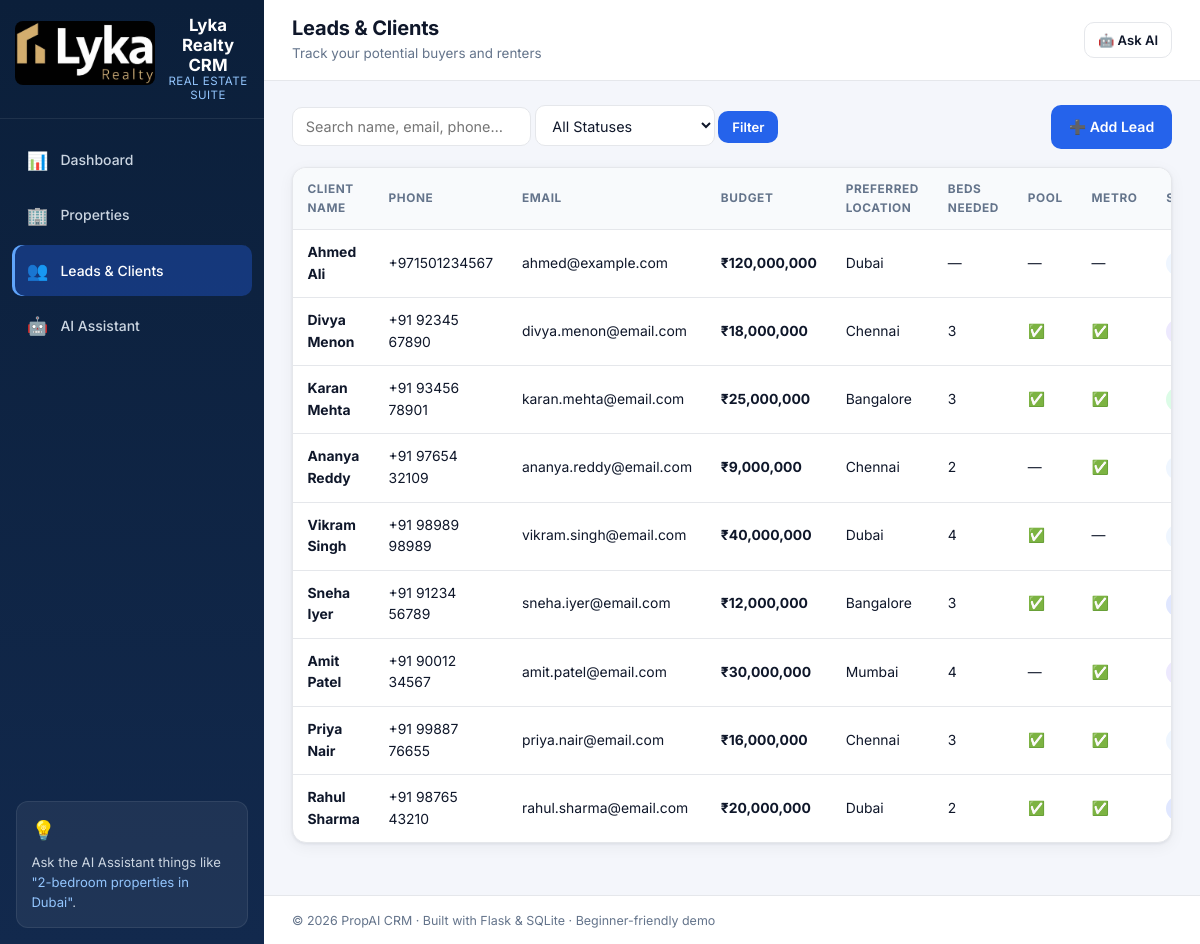
Page /leads on the committed database.
### tables this page shows
CREATE TABLE leads (
            id INTEGER PRIMARY KEY AUTOINCREMENT,
            client_name TEXT NOT NULL,
            phone TEXT,
            email TEXT,
            budget REAL,
            preferred_location TEXT,
            bedrooms_needed INTEGER,
            needs_swimming_pool TEXT DEFAULT 'No',
            needs_nearby_metro TEXT DEFAULT 'No',
            status TEXT DEFAULT 'New',
            notes TEXT,
            created_at TEXT DEFAULT (datetime('now'))
        );

### app.py (the view, shortened to what this page needs)
@app.route("/leads")
def leads_page():
    status = request.args.get("status", "")
    q = request.args.get("q", "")
    items = get_all_leads()
    if status:
        items = [l for l in items if l["status"] == status]
    return render_template("leads.html", leads=items, status=status, q=q)

### database.py (called while the page is built)
def get_connection():
    conn = sqlite3.connect(DB_PATH)
    conn.row_factory = sqlite3.Row
    return conn

def get_all_leads():
    conn = get_connection()
    rows = conn.execute("SELECT * FROM leads ORDER BY id DESC").fetchall()
    conn.close()
    return [dict(r) for r in rows]

### templates/leads.html (shortened to what this page needs)
{% extends "base.html" %}
{% block page_title %}Leads & Clients{% endblock %}
{% block page_subtitle %}Track your potential buyers and renters{% endblock %}
{% block content %}
<div class="toolbar">
    <form method="get" class="filter-form">
        <input type="text" name="q" placeholder="Search name, email, phone…" value="{{ q or '' }}" class="input" />
        <select name="status" class="input select">
            <option value="" {{ 'selected' if not status }}>All Statuses</option>
        </select>
        <button type="submit" class="btn btn-primary btn-sm">Filter</button>
    </form>
    <a href="{{ url_for('add_lead_page') }}" class="btn btn-primary">➕ Add Lead</a>
</div>
<section class="panel">
    <div class="panel-body table-wrap">
        {% if leads %}
        <table class="data-table">
            <thead>
                <tr>
                    <th>Client Name</th>
                    <th>Phone</th>
                    <th>Email</th>
                    <th>Budget</th>
                    <th>Preferred Location</th>
                    <th>Beds Needed</th>
                    <th>Pool</th>
                    <th>Metro</th>
                    <th>Status</th>
                </tr>
            </thead>
            <tbody>
                {% for l in leads %}
                <tr>
                    <td><strong>{{ l.client_name }}</strong></td>
                    <td>{{ l.phone or '—' }}</td>
                    <td>{{ l.email or '—' }}</td>
                    <td class="price">{% if l.budget %}₹{{ "{:,.0f}".format(l.budget) }}{% else %}—{% endif %}</td>
                    <td>{{ l.preferred_location or '—' }}</td>
                    <td>{{ l.bedrooms_needed or '—' }}</td>
                    <td>{{ '✅' if l.needs_swimming_pool == 'Yes' else '—' }}</td>
                    <td>{{ '✅' if l.needs_nearby_metro == 'Yes' else '—' }}</td>
                    <td><span class="badge badge-{{ l.status|lower|replace(' ', '-') }}">{{ l.status }}</span></td>
                </tr>
                {% endfor %}
            </tbody>
        </table>
        {% else %}
        <p class="empty-state">No leads found. <a href="{{ url_for('add_lead_page') }}">Add a lead</a> or try clearing filters.</p>
        {% endif %}
    </div>
</section>
{% endblock %}

### static/css/style.css (style rules this page uses)
:root { --bg: #f4f6fb; --surface: #ffffff; --surface-2: #f8fafc; --border: #e5e7eb; --text: #0f172a; --text-muted: #64748b; --primary: #2563eb; --primary-dark: #1d4ed8; --primary-soft: #eff6ff; --sidebar: #0b1f3a; --sidebar-hover: rgba(255, 255, 255, 0.08); --sidebar-active: rgba(37, 99, 235, 0.35); --green: #16a34a; --green-soft: #dcfce7; --red: #dc2626; --red-soft: #fee2e2; --amber: #d97706; --amber-soft: #fef3c7; --purple: #7c3aed; --purple-soft: #ede9fe; --shadow: 0 1px 3px rgba(15, 23, 42, 0.08), 0 4px 16px rgba(15, 23, 42, 0.05); --radius: 14px; --sidebar-w: 264px; --font: "Inter", system-ui, -apple-system, "Segoe UI", Roboto, sans-serif; }
*, *::before, *::after { box-sizing: border-box; }
html { scroll-behavior: smooth; }
body { margin: 0; font-family: var(--font); background: var(--bg); color: var(--text); font-size: 14px; line-height: 1.55; -webkit-font-smoothing: antialiased; }
a { color: var(--primary); text-decoration: none; }
.panel { background: var(--surface); border-radius: var(--radius); border: 1px solid var(--border); box-shadow: var(--shadow); overflow: hidden; margin-bottom: 1.25rem; }
.panel-body { padding: 1.1rem 1.15rem; }
.price { font-weight: 700; color: var(--text); white-space: nowrap; }
.badge { display: inline-block; padding: 0.22rem 0.6rem; border-radius: 999px; font-size: 0.72rem; font-weight: 700; letter-spacing: 0.02em; white-space: nowrap; }
.badge-new { background: var(--primary-soft); color: #1e40af; }
.badge-contacted { background: #e0e7ff; color: #3730a3; }
.badge-qualified { background: var(--purple-soft); color: #5b21b6; }
.badge-closed { background: var(--green-soft); color: #166534; }
.toolbar { display: flex; align-items: flex-start; justify-content: space-between; gap: 1rem; flex-wrap: wrap; margin-bottom: 1.15rem; }
.btn { display: inline-flex; align-items: center; justify-content: center; gap: 0.4rem; padding: 0.62rem 1.05rem; border-radius: 10px; border: 1px solid transparent; font-family: inherit; font-size: 0.88rem; font-weight: 600; cursor: pointer; transition: all 0.18s ease; white-space: nowrap; }
.btn-primary { background: var(--primary); color: #fff; }
.btn-sm { padding: 0.45rem 0.8rem; font-size: 0.82rem; }
.input { width: 100%; padding: 0.62rem 0.8rem; border-radius: 10px; border: 1px solid var(--border); background: var(--surface); font-family: inherit; font-size: 0.9rem; color: var(--text); transition: border-color 0.18s ease, box-shadow 0.18s ease; }
.select { cursor: pointer; }
.filter-form .input { width: auto; min-width: 180px; }
.table-wrap { overflow-x: auto; padding: 0; }
.data-table { width: 100%; border-collapse: collapse; font-size: 0.87rem; min-width: 860px; }
.data-table th, .data-table td { padding: 0.75rem 0.9rem; text-align: left; border-bottom: 1px solid var(--border); vertical-align: middle; }
.data-table thead th { background: var(--surface-2); color: var(--text-muted); font-size: 0.74rem; text-transform: uppercase; letter-spacing: 0.05em; font-weight: 700; position: sticky; top: 0; }
.data-table tbody tr:last-child td { border-bottom: none; }

### rows in the picture
leads: client_name "Ahmed Ali", phone "+971501234567", email "ahmed@example.com", budget "120,000,000", preferred_location "Dubai", bedrooms_needed "—", needs_swimming_pool "—", needs_nearby_metro "—"
leads: client_name "Divya Menon", phone "+91 92345 67890", email "divya.menon@email.com", budget "18,000,000", preferred_location "Chennai", bedrooms_needed "3", needs_swimming_pool "✅", needs_nearby_metro "✅"
leads: client_name "Karan Mehta", phone "+91 93456 78901", email "karan.mehta@email.com", budget "25,000,000", preferred_location "Bangalore", bedrooms_needed "3", needs_swimming_pool "✅", needs_nearby_metro "✅"
leads: client_name "Ananya Reddy", phone "+91 97654 32109", email "ananya.reddy@email.com", budget "9,000,000", preferred_location "Chennai", bedrooms_needed "2", needs_swimming_pool "—", needs_nearby_metro "✅"
leads: client_name "Vikram Singh", phone "+91 98989 98989", email "vikram.singh@email.com", budget "40,000,000", preferred_location "Dubai", bedrooms_needed "4", needs_swimming_pool "✅", needs_nearby_metro "—"
leads: client_name "Sneha Iyer", phone "+91 91234 56789", email "sneha.iyer@email.com", budget "12,000,000", preferred_location "Bangalore", bedrooms_needed "3", needs_swimming_pool "✅", needs_nearby_metro "✅"
leads: client_name "Amit Patel", phone "+91 90012 34567", email "amit.patel@email.com", budget "30,000,000", preferred_location "Mumbai", bedrooms_needed "4", needs_swimming_pool "—", needs_nearby_metro "✅"
leads: client_name "Priya Nair", phone "+91 99887 76655", email "priya.nair@email.com", budget "16,000,000", preferred_location "Chennai", bedrooms_needed "3", needs_swimming_pool "✅", needs_nearby_metro "✅"
leads: client_name "Rahul Sharma", phone "+91 98765 43210", email "rahul.sharma@email.com", budget "20,000,000", preferred_location "Dubai", bedrooms_needed "2", needs_swimming_pool "✅", needs_nearby_metro "✅"
